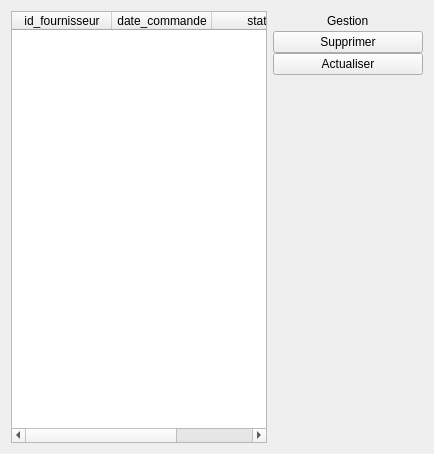
         <widget class="QWidget" name="page_c_fournisseur">
          <attribute name="title">
           <string>Commande Fournissaur</string>
          </attribute>
          <layout class="QHBoxLayout" name="horizontalLayout_38">
           <item>
            <widget class="QWidget" name="commande_f_main_page" native="true">
             <layout class="QHBoxLayout" name="horizontalLayout_28">
              <property name="spacing">
               <number>0</number>
              </property>
              <property name="leftMargin">
               <number>0</number>
              </property>
              <property name="topMargin">
               <number>0</number>
              </property>
              <property name="rightMargin">
               <number>0</number>
              </property>
              <property name="bottomMargin">
               <number>0</number>
              </property>
              <item>
               <widget class="QTableWidget" name="table_commande_f">
                <column>
                 <property name="text">
                  <string>id_fournisseur</string>
                 </property>
                </column>
                <column>
                 <property name="text">
                  <string>date_commande</string>
                 </property>
                </column>
                <column>
                 <property name="text">
                  <string>statut</string>
                 </property>
                </column>
               </widget>
              </item>
             </layout>
            </widget>
           </item>
           <item>
            <widget class="QWidget" name="widget_21" native="true">
             <property name="minimumSize">
              <size>
               <width>150</width>
               <height>0</height>
              </size>
             </property>
             <property name="maximumSize">
              <size>
               <width>150</width>
               <height>16777215</height>
              </size>
             </property>
             <layout class="QVBoxLayout" name="verticalLayout_11">
              <property name="spacing">
               <number>0</number>
              </property>
              <property name="leftMargin">
               <number>0</number>
              </property>
              <property name="topMargin">
               <number>0</number>
              </property>
              <property name="rightMargin">
               <number>0</number>
              </property>
              <property name="bottomMargin">
               <number>0</number>
              </property>
              <item>
               <layout class="QHBoxLayout" name="horizontalLayout_27">
                <item>
                 <spacer name="horizontalSpacer_21">
                  <property name="orientation">
                   <enum>Qt::Horizontal</enum>
                  </property>
                  <property name="sizeHint" stdset="0">
                   <size>
                    <width>40</width>
                    <height>20</height>
                   </size>
                  </property>
                 </spacer>
                </item>
                <item>
                 <widget class="QLabel" name="label_11">
                  <property name="text">
                   <string>Gestion</string>
                  </property>
                 </widget>
                </item>
                <item>
                 <spacer name="horizontalSpacer_22">
                  <property name="orientation">
                   <enum>Qt::Horizontal</enum>
                  </property>
                  <property name="sizeHint" stdset="0">
                   <size>
                    <width>40</width>
                    <height>20</height>
                   </size>
                  </property>
                 </spacer>
                </item>
               </layout>
              </item>
              <item>
               <widget class="QPushButton" name="supprimer_cf_btn">
                <property name="text">
                 <string>Supprimer</string>
                </property>
               </widget>
              </item>
              <item>
               <widget class="QPushButton" name="actualiser_cf_btn">
                <property name="text">
                 <string>Actualiser</string>
                </property>
               </widget>
              </item>
              <item>
               <spacer name="verticalSpacer_11">
                <property name="orientation">
                 <enum>Qt::Vertical</enum>
                </property>
                <property name="sizeHint" stdset="0">
                 <size>
                  <width>20</width>
                  <height>368</height>
                 </size>
                </property>
               </spacer>
              </item>
             </layout>
            </widget>
           </item>
          </layout>
         </widget>
